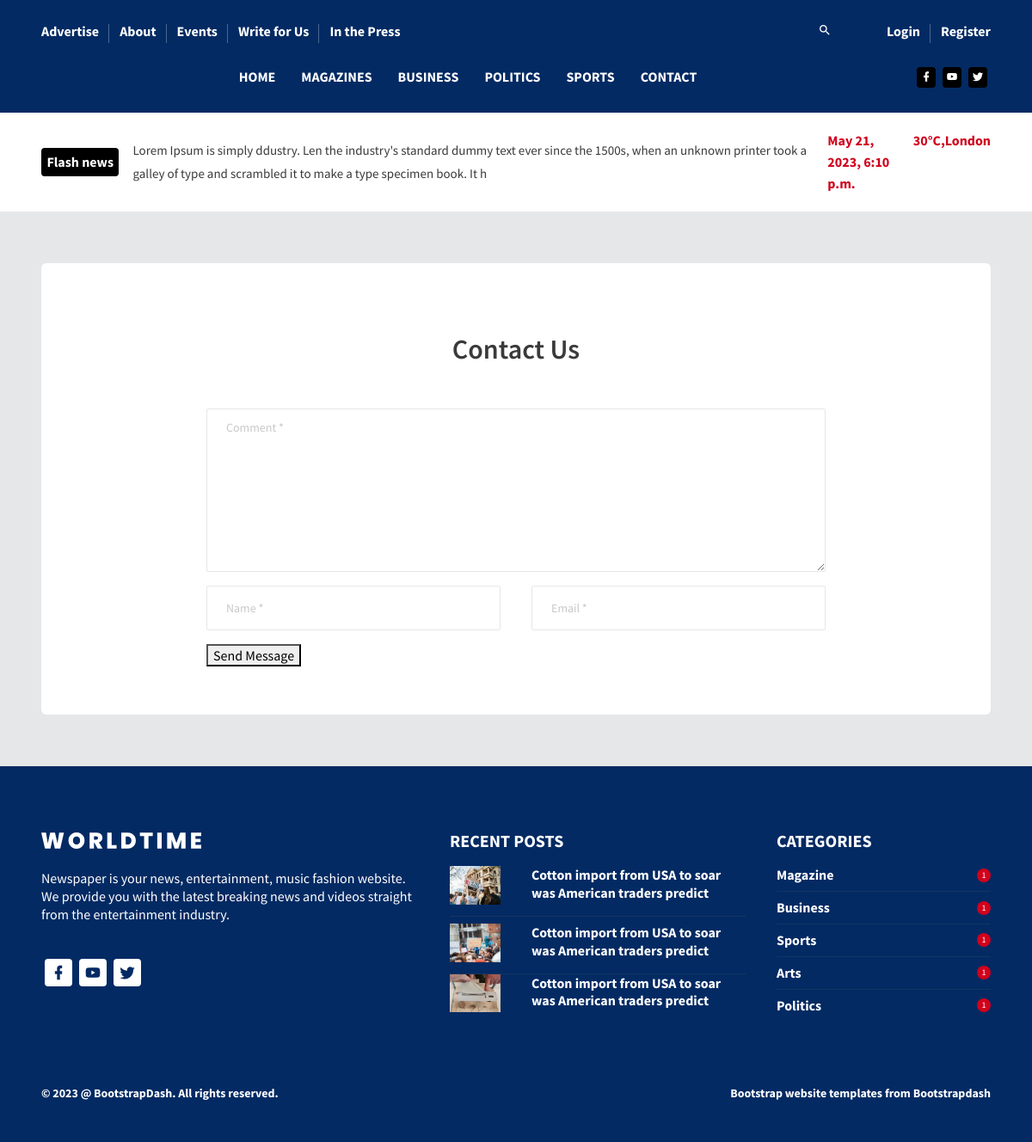
Page /contact/ on the committed database.
### website/models.py (models this page shows, shortened)
class Category(models.Model):
    name = models.CharField(max_length=100)
    is_menu = models.BooleanField(default=False)
    is_active = models.BooleanField(default=True)
    html_file = models.CharField(max_length=100, null=True, blank=True)

class FlashNews(models.Model):
    title = models.CharField(max_length=250)
    timestamp = models.DateTimeField(auto_now=True)

### website/views.py (the view)
# urls.py: path('contact/', views.ContactUsView.as_view(), name='contact-us'),
class ContactUsView(TemplateView):
    template_name = 'contactus.html'
    def get_context_data(self, **kwargs):
        context = super().get_context_data(**kwargs)
        context['menus'] = Category.objects.filter(is_menu=True, is_active=True)
        context['flash_news'] = FlashNews.objects.last()
        return context

### templates/contactus.html (shortened to what this page needs)
{% extends 'bash.html' %}
{% load static %}
{% block main_container%}
    <div class="container-scroller">
      {% include 'header.html' %}
      <div class="flash-news-banner">
          <div class="container">
            <div class="d-lg-flex align-items-center justify-content-between">
              <div class="d-flex align-items-center">
                <span class="badge badge-dark mr-3">Flash news</span>
                <p class="mb-0">
                  {{flash_news.title}}
                </p>
              </div>
              <div class="d-flex">
                <span class="mr-3 text-danger">{{flash_news.timestamp}}</span>
                <span class="text-danger">30°C,London</span>
              </div>
            </div>
          </div>
        </div>
      <div class="content-wrapper">
        <div class="container">
          <div class="row">
            <div class="col-sm-12">
              <div class="card" data-aos="fade-up">
                <div class="card-body">
                  <div class="aboutus-wrapper">
                    <h1 class="mt-5 text-center mb-5">
                      Contact Us
                    </h1>
                    <div class="row">
                      <div class="col-lg-12 mb-5 mb-sm-2">
                        <form method="post" action="{% url 'contact' %}">
                          <div class="row">
                            <div class="col-sm-12">
                              <div class="form-group">
                                <textarea
                                  class="form-control textarea"
                                  placeholder="Comment *"
                                  id="message"
                                  name="message"
                                ></textarea>
                              </div>
                            </div>
                          </div>
                          <div class="row">
                            <div class="col-sm-6">
                              <div class="form-group">
                                <input
                                  type="text"
                                  class="form-control"
                                  id="name"
                                  name="name"
                                  aria-describedby="name"
                                  placeholder="Name *"
                                />
                              </div>
                            </div>
                            <div class="col-sm-6">
                              <div class="form-group">
                                <input
                                  type="email"
                                  class="form-control"
                                  id="email"
                                  name="email"
                                  aria-describedby="email"
                                  placeholder="Email *"
                                />
                              </div>
                            </div>
                          </div>
                          <div class="row">
                            <div class="col-sm-12">
                              <div class="form-group">
                                  <button type="submit"  class="main-button ">Send Message</button>
                              </div>
                            </div>
                          </div>
                        </form>
                      </div>
                    </div>
                  </div>
                </div>
              </div>
            </div>
          </div>
        </div>
      </div>
    </div>
   {% include 'footer.html' %}
{% endblock %}

### templates/header.html (shortened to what this page needs)
        <header id="header">
          <div class="container">
            <nav class="navbar navbar-expand-lg navbar-light">
              <div class="navbar-top">
                <div class="d-flex justify-content-between align-items-center">
                  <ul class="navbar-top-left-menu">
                    <li class="nav-item">
                      <a href="pages/index-inner.html" class="nav-link">Advertise</a>
                    </li>
                    <li class="nav-item">
                      <a href="{% url 'about-us' %}" class="nav-link">About</a>
                    </li>
                    <li class="nav-item">
                      <a href="#" class="nav-link">Events</a>
                    </li>
                    <li class="nav-item">
                      <a href="#" class="nav-link">Write for Us</a>
                    </li>
                    <li class="nav-item">
                      <a href="#" class="nav-link">In the Press</a>
                    </li>
                  </ul>
                  <ul class="navbar-top-right-menu">
                    <li class="nav-item">
                      <a href="#" class="nav-link"><i class="mdi mdi-magnify"></i></a>
                    </li>
                    {% if request.user.is_authenticated %}
                      <li class="nav-item">
                      <p class="nav-link">Hi {{request.user.username}}</p>
                    </li>
                       <li class="nav-item">
                      <a href="{% url 'logout' %}" class="nav-link">Logout</a>
                    </li>
                    {% else %}
                    <li class="nav-item">
                      <a href="{% url 'login' %}" class="nav-link">Login</a>
                    </li>
                    <li class="nav-item">
                      <a href="{% url 'register' %}" class="nav-link">Register</a>
                    </li>
                    {% endif %}
                  </ul>
                </div>
              </div>
              <div class="navbar-bottom">
                <div class="d-flex justify-content-between align-items-center">
                  <div>
                    <div
                      class="navbar-collapse justify-content-center collapse"
                      id="navbarSupportedContent"
                    >
                      <ul
                        class="navbar-nav d-lg-flex justify-content-between align-items-center"
                      >
                        <li class="nav-item active">
                          <a class="nav-link" href="{% url 'home' %}">Home</a>
                        </li>
                        {% for menu in menus %}
                        <li class="nav-item">
                          <a class="nav-link" href="{{menu.html_file}}">{{menu.name}}</a>
                        </li>
                        {% endfor %}
                         <li class="nav-item">
                          <a class="nav-link" href="{% url 'contact-us' %}">Contact</a>
                        </li>
                      </ul>
                    </div>
                  </div>
                  <ul class="social-media">
                    <li>
                      <a href="{{websettings.facebook}}">
                        <i class="mdi mdi-facebook"></i>
                      </a>
                    </li>
                    <li>
                      <a href="{{websettings.youtube}}">
                        <i class="mdi mdi-youtube"></i>
                      </a>
                    </li>
                    <li>
                      <a href="{{websettings.twitter}}">
                        <i class="mdi mdi-twitter"></i>
                      </a>
                    </li>
                  </ul>
                </div>
              </div>
            </nav>
          </div>
        </header>

### rows in the picture
Category: name "MAGAZINES"
Category: name "BUSINESS"
Category: name "POLITICS"
Category: name "SPORTS"
FlashNews: title "Lorem Ipsum is simply ddustry. Len the industry's standard dummy text ever since the 1500s, when an unknown printer took a galley of type and scrambled it to make a type specimen book. It h", timestamp "May 21, 2023, 6:10 p.m."
